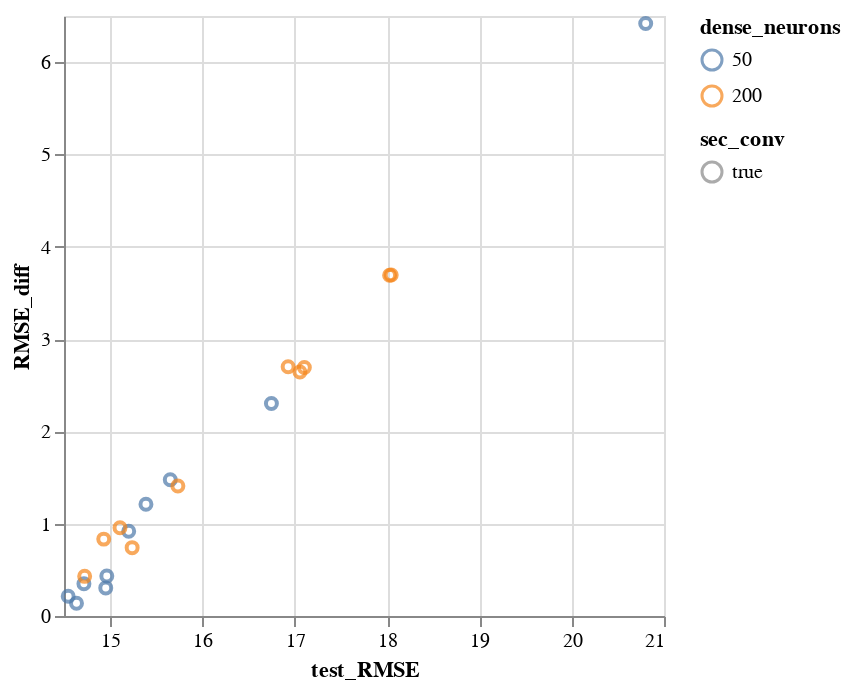

Notebook code for this chart:
### Markdown cell above
Results from the most recent tuning group were viewed below. 

These items were commented out after tuning concluded. They can be reused by loading and filtering the log file.

### Code cell
print(loops.keys())
# plot_results(pd.DataFrame(record), list(loops.keys()))

display(plot_results(pd.DataFrame(record), ['dense_neurons', 'sec_conv']))
# display(plot_results(pd.DataFrame(record), ['#filters_conv2', 'filter_size_conv2']))

### Figure 1 — Vega-Lite specification as saved in the notebook (floating-point values rounded to 4 significant figures)
{"config": {"view": {"continuousWidth": 300, "continuousHeight": 300}}, "data": {"name": "data-636f40609170e655487bd8cde000d51b"}, "mark": {"type": "point"}, "encoding": {"color": {"field": "dense_neurons", "type": "nominal"}, "shape": {"field": "sec_conv", "type": "nominal"}, "x": {"field": "test_RMSE", "scale": {"zero": false}, "type": "quantitative"}, "y": {"field": "RMSE_diff", "type": "quantitative"}}, "$schema": "https://vega.github.io/schema/vega-lite/v5.20.1.json", "datasets": {"data-636f40609170e655487bd8cde000d51b": [{"test_RMSE": 20.8, "train_RMSE": 14.38, "RMSE_diff": 6.418, "dense_neurons": 50, "sec_conv": true}, {"test_RMSE": 15.39, "train_RMSE": 14.18, "RMSE_diff": 1.211, "dense_neurons": 50, "sec_conv": true}, {"test_RMSE": 14.72, "train_RMSE": 14.37, "RMSE_diff": 0.3488, "dense_neurons": 50, "sec_conv": true}, {"test_RMSE": 14.55, "train_RMSE": 14.33, "RMSE_diff": 0.214, "dense_neurons": 50, "sec_conv": true}, {"test_RMSE": 14.95, "train_RMSE": 14.65, "RMSE_diff": 0.3043, "dense_neurons": 50, "sec_conv": true}, {"test_RMSE": 14.64, "train_RMSE": 14.5, "RMSE_diff": 0.1386, "dense_neurons": 50, "sec_conv": true}, {"test_RMSE": 16.75, "train_RMSE": 14.45, "RMSE_diff": 2.302, "dense_neurons": 50, "sec_conv": true}, {"test_RMSE": 15.2, "train_RMSE": 14.28, "RMSE_diff": 0.9175, "dense_neurons": 50, "sec_conv": true}, {"test_RMSE": 14.96, "train_RMSE": 14.53, "RMSE_diff": 0.434, "dense_neurons": 50, "sec_conv": true}, {"test_RMSE": 15.65, "train_RMSE": 14.18, "RMSE_diff": 1.476, "dense_neurons": 50, "sec_conv": true}, {"test_RMSE": 18.03, "train_RMSE": 14.34, "RMSE_diff": 3.692, "dense_neurons": 200, "sec_conv": true}, {"test_RMSE": 15.24, "train_RMSE": 14.5, "RMSE_diff": 0.7403, "dense_neurons": 200, "sec_conv": true}, {"test_RMSE": 17.1, "train_RMSE": 14.41, "RMSE_diff": 2.692, "dense_neurons": 200, "sec_conv": true}, {"test_RMSE": 15.73, "train_RMSE": 14.33, "RMSE_diff": 1.408, "dense_neurons": 200, "sec_conv": true}, {"test_RMSE": 16.93, "train_RMSE": 14.23, "RMSE_diff": 2.7, "dense_neurons": 200, "sec_conv": true}, {"test_RMSE": 15.11, "train_RMSE": 14.15, "RMSE_diff": 0.9566, "dense_neurons": 200, "sec_conv": true}, {"test_RMSE": 14.93, "train_RMSE": 14.1, "RMSE_diff": 0.8329, "dense_neurons": 200, "sec_conv": true}, {"test_RMSE": 14.72, "train_RMSE": 14.29, "RMSE_diff": 0.4295, "dense_neurons": 200, "sec_conv": true}, {"test_RMSE": 18.04, "train_RMSE": 14.35, "RMSE_diff": 3.695, "dense_neurons": 200, "sec_conv": true}, {"test_RMSE": 17.06, "train_RMSE": 14.41, "RMSE_diff": 2.644, "dense_neurons": 200, "sec_conv": true}]}}
